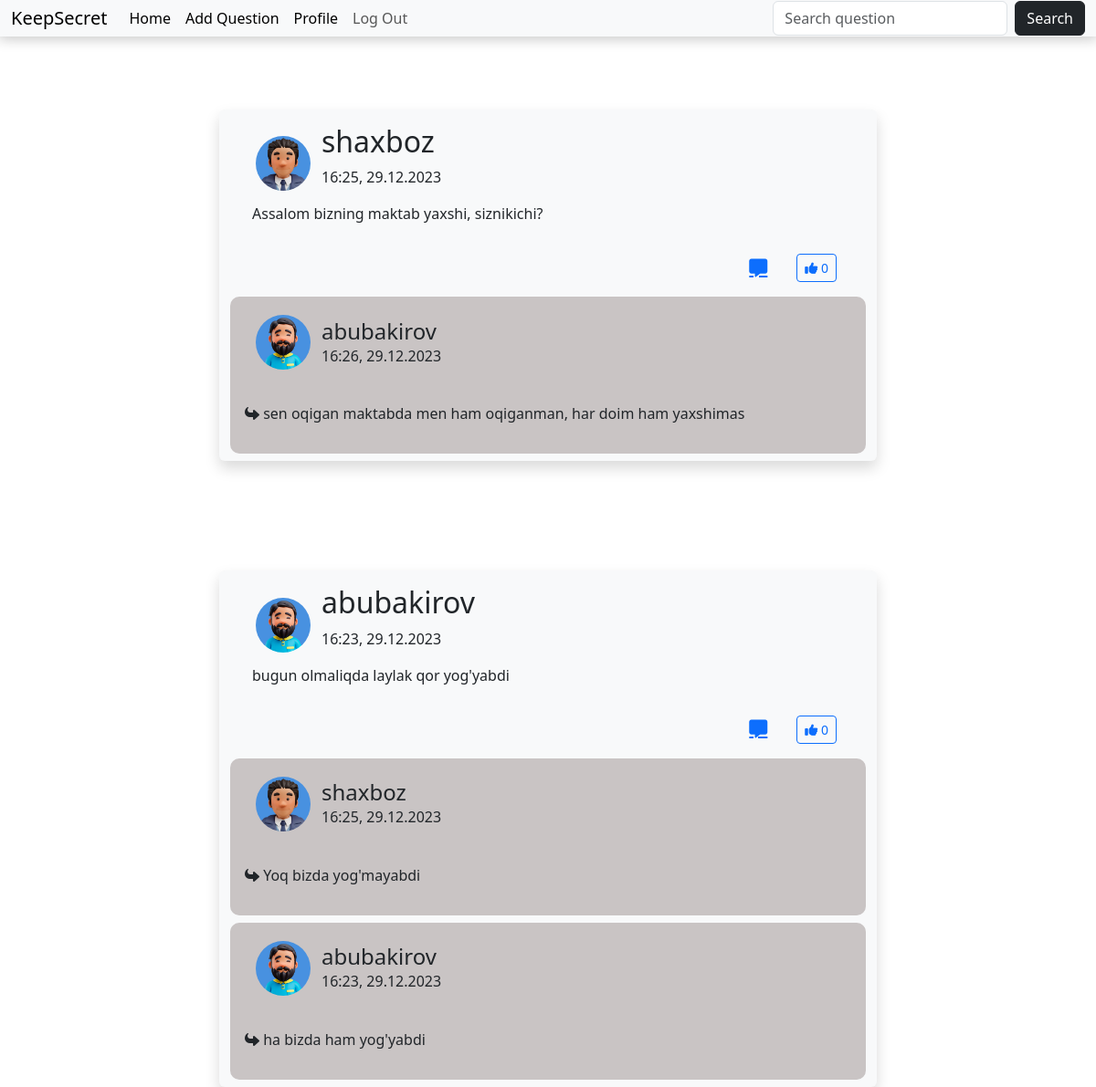
Screenshot of / (signed in) with the database file from the repository.
### chats/models.py (models this page shows, shortened)
class Question(models.Model):
    user = models.ForeignKey(User, on_delete=models.CASCADE)
    text = models.TextField(max_length=200)
    timestamp = models.DateTimeField(default=now)
    hashtag = models.CharField(max_length=100, default='news')
    question_p = models.ForeignKey('self', null=True, blank=True, on_delete=models.CASCADE)
    like = models.ManyToManyField(User, related_name='like_question')
    comment_count = models.PositiveIntegerField(default=0)
    class Meta:
        db_table = 'Question'
        ordering = ['-timestamp']

class Comment(models.Model):
    user = models.ForeignKey(User, on_delete=models.CASCADE)
    question = models.ForeignKey(Question, on_delete=models.CASCADE)
    text = models.TextField()
    timestamp = models.DateTimeField(default=now)
    class Meta:
        db_table = 'Comment'
        ordering = ['-timestamp']

### users/models.py (models this page shows, shortened)
class Profile(models.Model):
    user = models.OneToOneField(User, on_delete=models.CASCADE)
    profile_image = models.ImageField(upload_to='images', default='default_image.jpg')
    fullname = models.CharField(max_length=155)
    phone_number = models.CharField(max_length=15)
    gender = models.CharField(max_length=15, choices=[('Male', 'Male'), ('Female', 'Female')])

### chats/views.py (the view)
# urls.py: path('', index, name='index'),
def index(request):
    questions = Question.objects.all()
    comments = Comment.objects.filter()
    return render(request, 'chats/index.html', context={'questions': questions, 'comments': comments})

### chats/templates/chats/index.html (shortened to what this page needs)
{% extends 'chats/base.html' %}
{% load crispy_forms_tags %}
{% block content %}
    {% for question in questions %}
        <main class="main container d-flex flex-column shadow bg-body-tertiary rounded">
            <div class="user d-flex flex-fow gap-2 pt-3 px-4 align-items-center">
                <img class="avatar-user rounded-circle m-1" src="{{ question.user.profile.profile_image.url }}" alt="Profile Image">
                <div>
                    <h2>{{ question.user.username }}</h2>
                    <p>{{ question.timestamp|date:"H:i, d.m.Y" }}</p>
                </div>
            </div>
            <div class="question">
                <p class="px-4">{{ question.text }}</p>
            </div>
            <div class="connect d-flex gap-4 px-4 flex-row-reverse p-3 ">
                {% if user.is_authenticated %}
                    <a href="{% url 'like' question.pk %}" class="card-like-a btn btn-sm btn-outline-primary mx-2"><i class="i-tag fa-solid fa-thumbs-up"></i> {{ question.like.count }}</a>
                    <a href="{% url 'comment_add' question.id %}" class="comment d-flex align-items-center gap-2">
                        <i class="fa-solid fa-message"></i></a>
                {% endif %}
            </div>
            {% for comment in comments %}
                {% if comment.question_id == question.id %}
                    <div class="comments mb-2 ">
                        <div class="d-flex flex-fow gap-2 p-3 px-4 align-items-center">
                            <img class="avatar-user rounded-circle m-1" src="{{ comment.user.profile.profile_image.url  }}" alt="Profile Image">
                            <div class="d-flex flex-column justify-content-center">
                                <h4 class="mb-0">{{ comment.user.username }}</h4>
                                <p class="mb-0">{{ comment.timestamp|date:"H:i, d.m.Y" }}</p>
                            </div>
                        </div>
                        <div class="card-question comment_back p-3">
                            <div class="card-extra">
                                <p class="tweet-comment-text"><i class="fa-solid fa-reply fa-rotate-180"></i> {{ comment.text }}</p>
                            </div>
                        </div>
                    </div>
                {% endif %}
            {% endfor %}
        </main>
    {% endfor %}
{% endblock %}

### chats/static/chats/style.css (style rules this page uses)
* { padding: 0; margin: 0; box-sizing: border-box; }
.main { margin-top: 120px; width: 60%; }
.comment i { font-size:20px; }
.comments { background:rgb(201, 196, 196); border-radius: 10px; transition: display 0.4s ease-in-out; }
.avatar-user { height: 60px; width: 60px; object-fit: cover; margin-right: 10px; }

### rows the page displays
Question: user.profile.profile_image (picture), user.username "shaxboz", timestamp "16:25, 29.12.2023", text "Assalom bizning maktab yaxshi, siznikichi?", like.count "0"
Comment: user.profile.profile_image (picture), user.username "abubakirov", timestamp "16:26, 29.12.2023", text "sen oqigan maktabda men ham oqiganman, har doim ham yaxshimas"
Question: user.profile.profile_image (picture), user.username "abubakirov", timestamp "16:23, 29.12.2023", text "bugun olmaliqda laylak qor yog'yabdi", like.count "0"
Comment: user.profile.profile_image (picture), user.username "shaxboz", timestamp "16:25, 29.12.2023", text "Yoq bizda yog'mayabdi"
Comment: user.profile.profile_image (picture), user.username "abubakirov", timestamp "16:23, 29.12.2023", text "ha bizda ham yog'yabdi"
